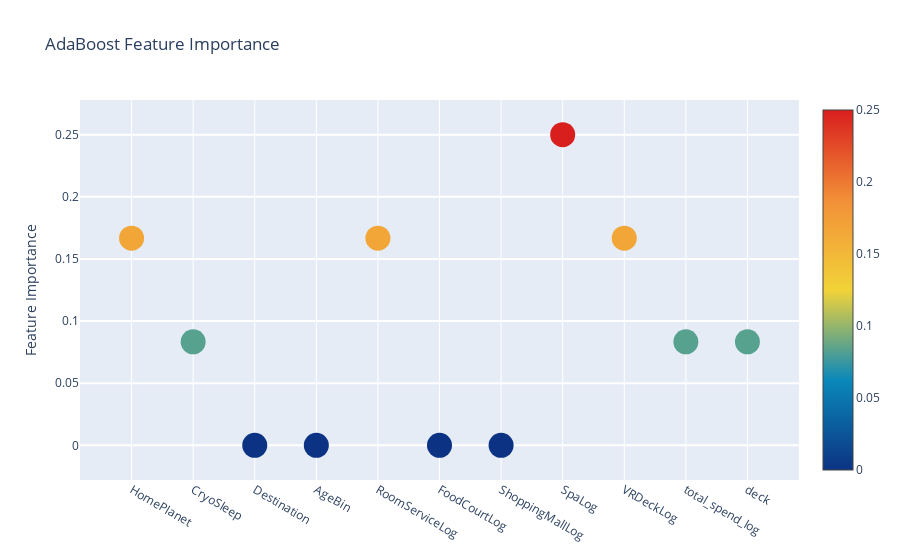

Here is the notebook cell this chart was saved with:
### Code cell
# Scatter plot 
trace = go.Scatter(
    y = feature_dataframe['AdaBoost feature importances'].values,
    x = feature_dataframe['features'].values,
    mode='markers',
    marker=dict(
        sizemode = 'diameter',
        sizeref = 1,
        size = 25,
#       size= feature_dataframe['AdaBoost feature importances'].values,
        #color = np.random.randn(500), #set color equal to a variable
        color = feature_dataframe['AdaBoost feature importances'].values,
        colorscale='Portland',
        showscale=True
    ),
    text = feature_dataframe['features'].values
)
data = [trace]

layout= go.Layout(
    autosize= True,
    title= 'AdaBoost Feature Importance',
    hovermode= 'closest',
#     xaxis= dict(
#         title= 'Pop',
#         ticklen= 5,
#         zeroline= False,
#         gridwidth= 2,
#     ),
    yaxis=dict(
        title= 'Feature Importance',
        ticklen= 5,
        gridwidth= 2
    ),
    showlegend= False
)
fig = go.Figure(data=data, layout=layout)
py.iplot(fig,filename='scatter2010')

### Figure 1 — Plotly figure (JSON) as saved in the notebook; plotly's stock layout.template omitted (floating-point values rounded to 4 significant figures)
{"data": [{"marker": {"color": [0.1667, 0.08333, 0, 0, 0.1667, 0, 0, 0.25, 0.1667, 0.08333, 0.08333], "colorscale": [[0, "rgb(12,51,131)"], [0.25, "rgb(10,136,186)"], [0.5, "rgb(242,211,56)"], [0.75, "rgb(242,143,56)"], [1, "rgb(217,30,30)"]], "showscale": true, "size": 25, "sizemode": "diameter", "sizeref": 1}, "mode": "markers", "text": ["HomePlanet", "CryoSleep", "Destination", "AgeBin", "RoomServiceLog", "FoodCourtLog", "ShoppingMallLog", "SpaLog", "VRDeckLog", "total_spend_log", "deck"], "type": "scatter", "x": ["HomePlanet", "CryoSleep", "Destination", "AgeBin", "RoomServiceLog", "FoodCourtLog", "ShoppingMallLog", "SpaLog", "VRDeckLog", "total_spend_log", "deck"], "y": [0.1667, 0.08333, 0, 0, 0.1667, 0, 0, 0.25, 0.1667, 0.08333, 0.08333]}], "layout": {"autosize": true, "hovermode": "closest", "showlegend": false, "title": {"text": "AdaBoost Feature Importance"}, "yaxis": {"gridwidth": 2, "ticklen": 5, "title": {"text": "Feature Importance"}}}}
